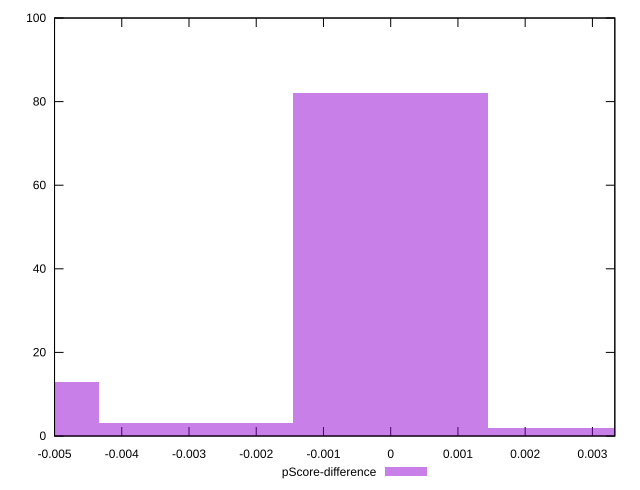

This figure's gnuplot source:
reset

$pScoreDifference <<EOF
0 82
-0.005791385916382858 13
-0.002895692958191429 3
0.002895692958191429 2
EOF

set key outside below
set boxwidth 0.002895692958191429
set xrange [-0.0050000000000000044:0.0033333333333332993]
set yrange [0:100]
set trange [0:100]
set style fill transparent solid 0.5 noborder
set terminal svg size 640, 490 enhanced background rgb 'white'
set output "report_00009_2021-02-08T22-37-41.559Z/unminified-javascript/samples/pages/pScore-difference/histogram.svg"

plot $pScoreDifference title "pScore-difference" with boxes

reset
